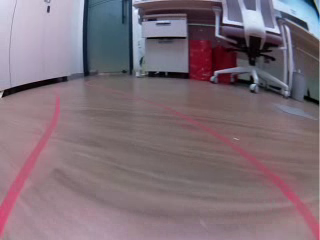
#> input picture frame 19 of car_video.avi, 320 x 240 px, given in place of the camera
$ python test_lane_detection_camera.py
#> lines starting #> are read from the running program, lines starting #| are printed output that depends on the picture; after the words box and inside, x2 and y2 are one past the last pixel; in counts of white or black regions, pixels touching at a corner belong together
### jd_opencv_lane_detect.py
import cv2
import numpy as np
import logging
import math
import datetime
import sys

show_image = False

# Black tape detector tuning for the 320x240 Pi camera image.  Ratios are
# used for geometry/area checks so the detector still behaves sensibly if a
# different resolution is delivered.
BLACK_VALUE_MAX = 110
ROI_TOP_RATIO = 0.5
MIN_COMPONENT_AREA_RATIO = 0.005
MAX_COMPONENT_AREA_RATIO = 0.14
MIN_COMPONENT_ELONGATION = 1.7
MIN_COMPONENT_THICKNESS_RATIO = 0.0125
MIN_VERTICAL_DIRECTION = 0.22
MIN_COMPONENT_BOTTOM_RATIO = 0.75
MIN_LANE_SEPARATION_RATIO = 0.12
EXPECTED_HALF_LANE_WIDTH_RATIO = 0.19


class JdOpencvLaneDetect(object):
    def __init__(self):
        self.curr_steering_angle = 90

    def get_lane(self, frame):
        show_image("orignal", frame)
        lane_lines, frame = detect_lane(frame)
        return lane_lines, frame

    # [18 lines left out: functions get_steering_angle, get_raw_steering_angle, not called in this run]

############################
# Frame processing steps
############################
def detect_lane(frame):
    logging.debug('detecting lane lines...')
    black_mask = detect_black_mask(frame)
    show_image('black mask', black_mask)

    cropped_mask = region_of_interest(black_mask)
    show_image('black mask cropped', cropped_mask)

    edges = cv2.Canny(cropped_mask, 100, 200)
    show_image('edges', edges)

    # The course is bounded by two thick black tape lines.  Treat each tape
    # strip as an elongated connected component instead of looking only at
    # its Hough edges.  This also handles a nearly vertical boundary, which
    # the old slope calculation discarded when x1 == x2.
    lane_lines = detect_lane_components(frame, cropped_mask)
    lane_lines_image = display_lines(frame, lane_lines)
    show_image("lane lines images", lane_lines_image)

    return lane_lines, lane_lines_image

def detect_black_mask(frame):
    """Return a binary mask for black tape candidates."""
    hsv = cv2.cvtColor(frame, cv2.COLOR_BGR2HSV)
    show_image("hsv", hsv)
    lower_black = np.array([0, 0, 0])
    upper_black = np.array([180, 255, BLACK_VALUE_MAX])
    mask = cv2.inRange(hsv, lower_black, upper_black)

    # Join small compression/motion-blur gaps without growing thin floor
    # seams enough to pass the component filters below.
    kernel = cv2.getStructuringElement(cv2.MORPH_RECT, (5, 3))
    return cv2.morphologyEx(mask, cv2.MORPH_CLOSE, kernel)


def detect_lane_components(frame, cropped_mask):
    """Fit up to two lane-boundary lines to elongated black components."""
    height, width = cropped_mask.shape
    roi_area = width * int(height * (1 - ROI_TOP_RATIO))
    min_area = max(20, int(roi_area * MIN_COMPONENT_AREA_RATIO))
    max_area = int(roi_area * MAX_COMPONENT_AREA_RATIO)

    count, labels, stats, _ = cv2.connectedComponentsWithStats(
        cropped_mask, connectivity=8
    )
    candidates = []

    for label in range(1, count):
        x, y, component_width, component_height, area = stats[label]
        if area < min_area or area > max_area:
            continue
        if y + component_height < height * MIN_COMPONENT_BOTTOM_RATIO:
            continue

        ys, xs = np.where(labels == label)
        points = np.column_stack((xs, ys)).astype(np.float32)
        rect_width, rect_height = cv2.minAreaRect(points)[1]
        short_side = max(min(rect_width, rect_height), 1.0)
        elongation = max(rect_width, rect_height) / short_side

        vx, vy, x0, y0 = cv2.fitLine(
            points, cv2.DIST_L2, 0, 0.01, 0.01
        ).flatten()
        if elongation < MIN_COMPONENT_ELONGATION:
            continue
        if short_side < width * MIN_COMPONENT_THICKNESS_RATIO:
            # Floor-board seams are dark and long too, but much thinner than
            # the tape even after the small closing operation above.
            continue
        if abs(vy) < MIN_VERTICAL_DIRECTION:
            # A nearly horizontal strip means the car is looking across the
            # track; returning no steering target is safer than driving on.
            continue

        bottom_x = x0 + (height - y0) * vx / vy
        lookahead_y = int(height * ROI_TOP_RATIO)
        lookahead_x = x0 + (lookahead_y - y0) * vx / vy
        if not (-width <= bottom_x <= 2 * width):
            continue
        if not (-width <= lookahead_x <= 2 * width):
            continue

        score = float(area * elongation * abs(vy))
        candidates.append((score, float(bottom_x), float(lookahead_x)))

    # Prefer the strongest components and avoid returning two fragments of
    # the same tape strip as the two lane boundaries.
    candidates.sort(reverse=True)
    selected = []
    min_separation = width * MIN_LANE_SEPARATION_RATIO
    for candidate in candidates:
        if all(
            abs(candidate[2] - previous[2]) >= min_separation
            for previous in selected
        ):
            selected.append(candidate)
        if len(selected) == 2:
            break

    lane_lines = []
    for _, bottom_x, lookahead_x in selected:
        bottom_x = max(-width, min(2 * width, int(round(bottom_x))))
        lookahead_x = max(-width, min(2 * width, int(round(lookahead_x))))
        lane_lines.append(
            [[bottom_x, height, lookahead_x, lookahead_y]]
        )

    lane_lines.sort(key=lambda line: line[0][2])
    return lane_lines


# [9 lines left out: function detect_edges, not called in this run]

def region_of_interest(canny):
    height, width = canny.shape
    mask = np.zeros_like(canny)

    # only focus bottom half of the screen

    polygon = np.array([[
        (0, height * ROI_TOP_RATIO),
        (width, height * ROI_TOP_RATIO),
        (width, height),
        (0, height),
    ]], np.int32)
    cv2.fillPoly(mask, polygon, 255)
    show_image("mask", mask)
    masked_image = cv2.bitwise_and(canny, mask)
    return masked_image

# [127 lines left out: functions detect_line_segments, average_slope_intercept, compute_steering_angle, stabilize_steering_angle, not called in this run]


"""
  Utility Functions
"""
def display_lines(frame, lines, line_color=(0, 255, 0), line_width=10):
    line_image = np.zeros_like(frame)
    if lines is not None:
        for line in lines:
            # np.array(...).flatten() normalizes both the (N,1,4) shape
            # (older OpenCV) and the (N,4) shape (OpenCV 5.x).
            x1, y1, x2, y2 = np.array(line).flatten()
            cv2.line(line_image, (int(x1), int(y1)), (int(x2), int(y2)), line_color, line_width)
    line_image = cv2.addWeighted(frame, 0.8, line_image, 1, 1)
    return line_image


# [22 lines left out: function display_heading_line, not called in this run]


def length_of_line_segment(line):
    x1, y1, x2, y2 = line
    return math.sqrt((x2 - x1) ** 2 + (y2 - y1) ** 2)


def show_image(title, frame, show=show_image):
    if show:
        cv2.imshow(title, frame)


# [10 lines left out: function make_points, not called in this run]

### jd_camera_compat.py
"""Camera compatibility helpers for Raspberry Pi OS Bookworm."""

import os
import shutil
import sys


LIBCAMERA_PRELOAD_NAME = 'v4l2-compat.so'
LIBCAMERA_MARKER = 'DEEPTHINKCAR_LIBCAMERIFY_ACTIVE'


def is_libcamera_compat_active(environ=None):
    environ = os.environ if environ is None else environ
    preload = environ.get('LD_PRELOAD', '')
    return (
        environ.get(LIBCAMERA_MARKER) == '1'
        or LIBCAMERA_PRELOAD_NAME in preload
    )


def ensure_libcamerify(
    script_path,
    argv=None,
    environ=None,
    which_fn=shutil.which,
    exec_fn=os.execvpe,
    python_executable=None,
):
    """Re-exec a camera script through libcamerify when it is available."""
    environ = os.environ if environ is None else environ
    if is_libcamera_compat_active(environ):
        return False

    wrapper = which_fn('libcamerify')
    if wrapper is None:
        return False

    child_env = dict(environ)
    child_env[LIBCAMERA_MARKER] = '1'
    command = [
        wrapper,
        python_executable or sys.executable,
        os.path.abspath(script_path),
        *(sys.argv[1:] if argv is None else argv),
    ]
    exec_fn(wrapper, command, child_env)
    return True

### test_code/test_lane_detection_camera.py
import argparse
from pathlib import Path
import sys
import time

import cv2
import numpy as np

sys.path.insert(0, str(Path(__file__).resolve().parents[1]))

from jd_camera_compat import ensure_libcamerify
from jd_opencv_lane_detect import JdOpencvLaneDetect, detect_black_mask


CAMERA_WIDTH = 320
CAMERA_HEIGHT = 240


def read_frame(camera):
    ok, frame = camera.read()
    if ok and frame is not None and frame.shape[1] > CAMERA_WIDTH:
        frame = frame[:, :CAMERA_WIDTH]
    return ok, frame


def make_diagnostic_view(frame, mask, lane_image, lane_count):
    mask_bgr = cv2.cvtColor(mask, cv2.COLOR_GRAY2BGR)
    cv2.putText(
        lane_image,
        'lane boundaries: %d' % lane_count,
        (8, 22),
        cv2.FONT_HERSHEY_SIMPLEX,
        0.55,
        (0, 255, 0) if lane_count else (0, 0, 255),
        2,
    )
    return np.hstack((frame, mask_bgr, lane_image))


def main():
    parser = argparse.ArgumentParser(
        description='Preview lane detection without importing or driving motors.'
    )
    parser.add_argument('--camera', type=int, default=0)
    parser.add_argument('--frames', type=int, default=0,
                        help='Stop after N valid frames; 0 runs until q is pressed.')
    parser.add_argument('--headless', action='store_true')
    args = parser.parse_args()

    ensure_libcamerify(__file__, sys.argv[1:])

    camera = cv2.VideoCapture(args.camera)
    camera.set(cv2.CAP_PROP_FRAME_WIDTH, CAMERA_WIDTH)
    camera.set(cv2.CAP_PROP_FRAME_HEIGHT, CAMERA_HEIGHT)
    time.sleep(2)

    detector = JdOpencvLaneDetect()
    valid_frames = 0
    detected_frames = 0
    startup_deadline = time.monotonic() + 10.0
    last_frame_time = None

    try:
        while args.frames == 0 or valid_frames < args.frames:
            ok, frame = read_frame(camera)
#> in read_frame, frame is the input picture: shape (240, 320, 3); mean B, G, R 120.3, 110.9, 126.9
#> ok = True
            if not ok or frame is None:
                now = time.monotonic()
                if valid_frames == 0 and now >= startup_deadline:
                    break
                if last_frame_time is not None and now - last_frame_time >= 2.0:
                    break
                time.sleep(0.05)
                continue

            last_frame_time = time.monotonic()
            lanes, lane_image = detector.get_lane(frame)
#> in detect_black_mask, `hsv = cv2.cvtColor(frame, cv2.COLOR_BGR2HSV)`: hsv: shape (240, 320, 3); mean H, S, V 128.4, 50.9, 133.4
#> in detect_black_mask, `mask = cv2.inRange(hsv, lower_black, upper_black)`:
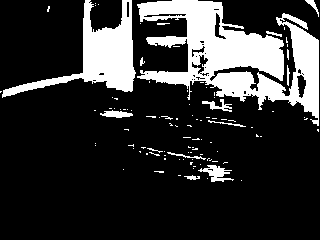
#> mask: shape (240, 320); 20% white; 101 white regions (87 under 20 px), largest, box (x1, y1, x2, y2) and area: (137, 0, 319, 126) 10132, (2, 0, 136, 98) 3890, (198, 165, 234, 182) 276
#> in detect_black_mask, `return cv2.morphologyEx(mask, cv2.MORPH_CLOSE, kernel)`: returned value: shape (240, 320); 22.1% white; 43 white regions (32 under 20 px), largest, box (x1, y1, x2, y2) and area: (0, 0, 320, 126) 15654, (198, 165, 234, 182) 318, (100, 108, 133, 118) 220
#> in region_of_interest, `cv2.fillPoly(mask, polygon, 255)`:
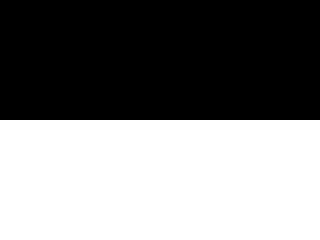
#> mask: shape (240, 320); 50% white; 1 white region, box (x1, y1, x2, y2) and area: (0, 120, 320, 240) 38400
#> in region_of_interest, `masked_image = cv2.bitwise_and(canny, mask)`: masked_image: shape (240, 320); 1.1% white; 29 white regions (23 under 20 px), largest, box (x1, y1, x2, y2) and area: (198, 165, 234, 182) 318, (167, 152, 218, 165) 130, (208, 120, 246, 127) 111, (141, 147, 166, 160) 95, (184, 175, 200, 180) 49, (312, 120, 320, 126) 36
#> in detect_lane, `edges = cv2.Canny(cropped_mask, 100, 200)`:
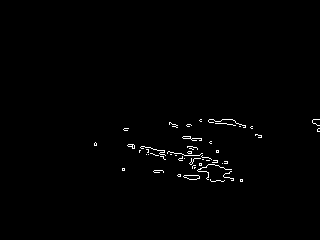
#> edges: shape (240, 320); 0.83% white in thin lines or dots, all inside (x1, y1, x2, y2) = (94, 119, 320, 182)
#> in detect_lane_components, `count, labels, stats, _ = cv2.connectedComponentsWithStats( cropped_ma..`: labels: shape (240, 320) int32; 30 distinct labels, from 0 to 29
#> in detect_lane_components, `count, labels, stats, _ = cv2.connectedComponentsWithStats( cropped_ma..`: count = 30; stats = 30 rows, first 6: [0, 0, 320, 240, 75923], [200, 120, 2, 1, 2], [208, 120, 38, 7, 111], [312, 120, 8, 6, 36], [169, 123, 9, 4, 12], [187, 125, 5, 2, 6]
#> the loop in detect_lane_components, `for label in range(1, count):` made 29 passes
#> (x, y, component_width, component_height, area) on passes 2, 3, 15, 19, 28: (208, 120, 38, 7, 111), (312, 120, 8, 6, 36), (141, 147, 25, 13, 95), (167, 152, 51, 13, 130), (184, 175, 16, 5, 49)
#> (x, y, component_width, component_height, area, rect_width, rect_height, short_side) on pass 23: (198, 165, 36, 17, 318, 16, 35, 16)
#> after the loop in detect_lane_components, `for label in range(1, count):`: candidates = [(187.7, 455.9, 27.69)]
#> the loop in detect_lane_components, `for candidate in candidates:` made 1 pass
#> the loop in detect_lane_components, `for _, bottom_x, lookahead_x in selected:` made 1 pass
#> (bottom_x, lookahead_x) on pass 1: (456, 28)
#> after the loop in detect_lane_components, `for _, bottom_x, lookahead_x in selected:`: lane_lines = [[[456, 240, 28, 120]]]
#> the loop in display_lines, `for line in lines:` made 1 pass
#> after the loop in display_lines, `for line in lines:`:
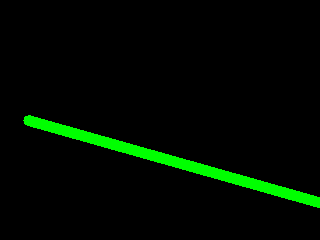
#> line_image: shape (240, 320, 3); mean of channels 0, 1, 2 0, 11, 0; drawn as B, G, R
#> in display_lines, `line_image = cv2.addWeighted(frame, 0.8, line_image, 1, 1)`:
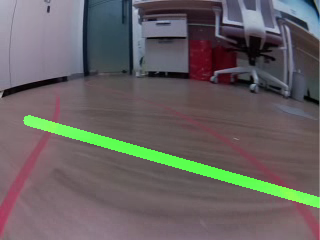
#> line_image: shape (240, 320, 3); mean B, G, R 97.3, 97, 102.5
#> lanes = [[[456, 240, 28, 120]]]
            mask = detect_black_mask(frame)
            valid_frames += 1
            detected_frames += bool(lanes)
#> detected_frames = 1

            if not args.headless:
                view = make_diagnostic_view(frame, mask, lane_image, len(lanes))
#> in make_diagnostic_view, `cv2.putText( lane_image, 'lane boundaries: %d' % lane_count, (8, 22), ..`:
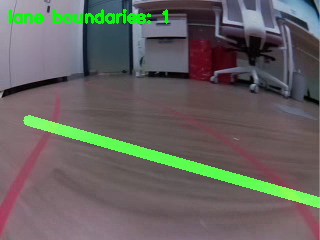
#> lane_image: shape (240, 320, 3); 1.35% of pixels changed, all inside (x1, y1, x2, y2) = (9, 9, 168, 24)
#> in make_diagnostic_view, `return np.hstack((frame, mask_bgr, lane_image))`:
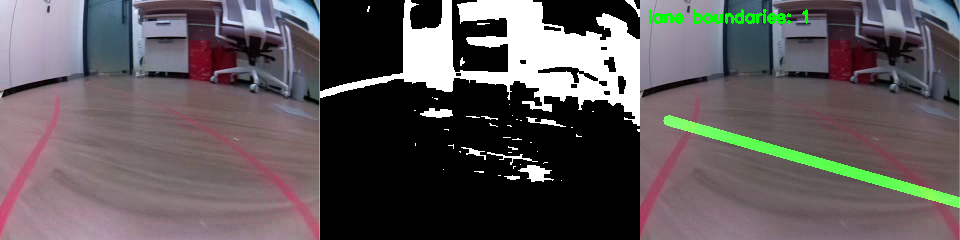
#> returned value: shape (240, 960, 3); mean of channels 0, 1, 2 90.7, 88.7, 94.8; drawn as B, G, R
                cv2.imshow('raw | black mask | detected lanes (q: quit)', view)
                if cv2.waitKey(1) & 0xFF == ord('q'):
#> (key q is pressed here)
                    break
    finally:
        camera.release()
        cv2.destroyAllWindows()

    print('valid_frames=%d detected_frames=%d' % (valid_frames, detected_frames))
#| valid_frames=1 detected_frames=1
    if not valid_frames:
        print('camera returned no frames; check the ribbon cable and libcamera')
    return 0 if valid_frames else 1


if __name__ == '__main__':
    raise SystemExit(main())
#> (the program exits here)

$ run again, starting later in the video
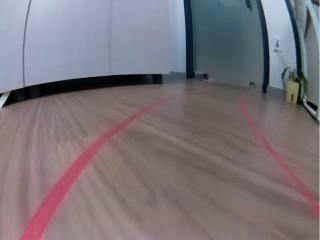
#> input picture frame 85 of car_video.avi, 320 x 240 px, given in place of the camera
#> in read_frame, frame is the input picture: shape (240, 320, 3); mean B, G, R 121.2, 115.2, 123.4
#> ok = True
#> hsv: shape (240, 320, 3); mean H, S, V 81.4, 50.8, 134.1
#> masked_image: shape (240, 320); 3.5% white; 16 white regions (9 under 20 px), largest, box (x1, y1, x2, y2) and area: (166, 120, 250, 166) 1519, (170, 146, 246, 186) 681, (256, 192, 290, 206) 227
#> edges: shape (240, 320); 1.2% white in thin lines or dots, all inside (x1, y1, x2, y2) = (129, 119, 320, 240)
#> in detect_lane_components, `count, labels, stats, _ = cv2.connectedComponentsWithStats( cropped_ma..`:
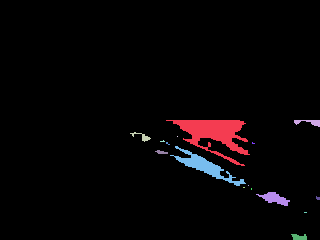
#> labels: shape (240, 320) int32; 17 distinct labels, from 0 to 16; one colour per label, 0 black
#> count = 17; stats = 17 rows, first 6: [0, 0, 320, 240, 74074], [166, 120, 84, 46, 1519], [294, 120, 26, 7, 92], [130, 132, 21, 10, 63], [177, 136, 1, 1, 1], [160, 140, 5, 2, 6]
#> the loop in detect_lane_components, `for label in range(1, count):` made 16 passes
#> (x, y, component_width, component_height, area) on passes 1, 2, 3, 9, 16: (166, 120, 84, 46, 1519), (294, 120, 26, 7, 92), (130, 132, 21, 10, 63), (155, 150, 13, 4, 33), (291, 234, 16, 6, 74)
#> after the loop in detect_lane_components, `for label in range(1, count):`: candidates = [(1611.4, 360.1, 108.1), (185, 424.3, -5.78)]
#> the loop in detect_lane_components, `for candidate in candidates:` made 2 passes
#> the loop in detect_lane_components, `for _, bottom_x, lookahead_x in selected:` made 2 passes
#> (bottom_x, lookahead_x) on passes 1 to 2: (360, 108), (424, -6)
#> after the loop in detect_lane_components, `for _, bottom_x, lookahead_x in selected:`: lane_lines = [[[360, 240, 108, 120]], [[424, 240, -6, 120]]]
#> in detect_lane, `lane_lines = detect_lane_components(frame, cropped_mask)`: lane_lines = [[[424, 240, -6, 120]], [[360, 240, 108, 120]]]
#> the loop in display_lines, `for line in lines:` made 2 passes
#> detected_frames = 1
#> mask_bgr: shape (240, 320, 3); 21.2% white; 19 white regions (12 under 20 px), largest, box (x1, y1, x2, y2) and area: (0, 0, 320, 166) 15099, (170, 146, 246, 186) 681, (256, 192, 290, 206) 227
#> lane_image: shape (240, 320, 3); mean B, G, R 95.8, 107.4, 97.9
#> in make_diagnostic_view, `return np.hstack((frame, mask_bgr, lane_image))`:
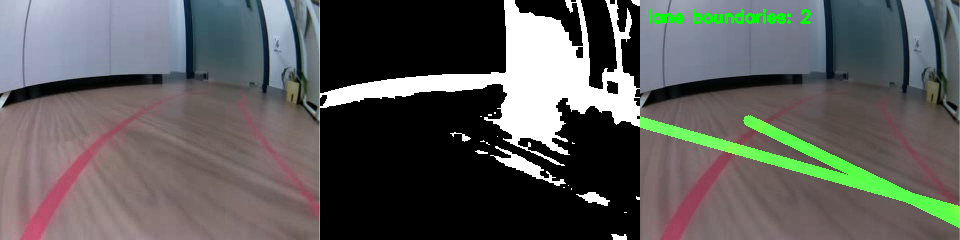
#> returned value: shape (240, 960, 3); mean of channels 0, 1, 2 90.3, 92.2, 91.8; drawn as B, G, R
#| valid_frames=1 detected_frames=1

$ run again, starting later in the video
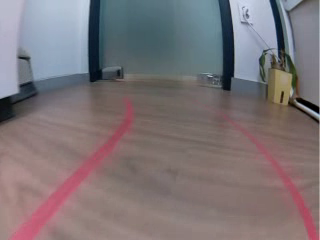
#> input picture frame 152 of car_video.avi, 320 x 240 px, given in place of the camera
#> in read_frame, frame is the input picture: shape (240, 320, 3); mean B, G, R 118.8, 115.6, 124.8
#> ok = True
#> hsv: shape (240, 320, 3); mean H, S, V 62, 52, 134.5
#> in detect_black_mask, `mask = cv2.inRange(hsv, lower_black, upper_black)`:
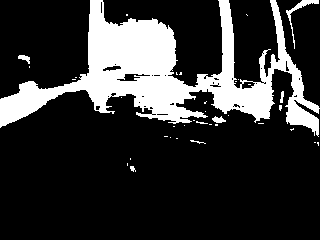
#> mask: shape (240, 320); 20.1% white; 37 white regions (30 under 20 px), largest, box (x1, y1, x2, y2) and area: (0, 0, 320, 137) 14951, (286, 0, 319, 49) 203, (212, 116, 226, 123) 62
#> masked_image: shape (240, 320); 0.78% white; 14 white regions (7 under 20 px), largest, box (x1, y1, x2, y2) and area: (286, 120, 320, 137) 266, (163, 120, 208, 127) 112, (0, 120, 17, 128) 69
#> edges: shape (240, 320); 0.46% white in thin lines or dots, all inside (x1, y1, x2, y2) = (0, 119, 320, 172)
#> labels: shape (240, 320) int32; 15 distinct labels, from 0 to 14
#> count = 15; stats = 15 rows, first 6: [0, 0, 320, 240, 76200], [0, 120, 17, 8, 69], [163, 120, 45, 7, 112], [209, 120, 17, 6, 49], [254, 120, 10, 4, 22], [286, 120, 34, 17, 266]
#> the loop in detect_lane_components, `for label in range(1, count):` made 14 passes
#> after the loop in detect_lane_components, `for label in range(1, count):`: candidates = []
#> detected_frames = 0
#> mask_bgr: shape (240, 320, 3); 21.1% white; 18 white regions (12 under 20 px), largest, box (x1, y1, x2, y2) and area: (0, 0, 320, 137) 15786, (286, 0, 320, 49) 214, (209, 116, 226, 126) 82, (18, 55, 30, 68) 63, (190, 140, 206, 144) 26, (130, 166, 136, 172) 25
#> lane_image: shape (240, 320, 3); mean B, G, R 94.3, 91.9, 103
#> in make_diagnostic_view, `return np.hstack((frame, mask_bgr, lane_image))`:
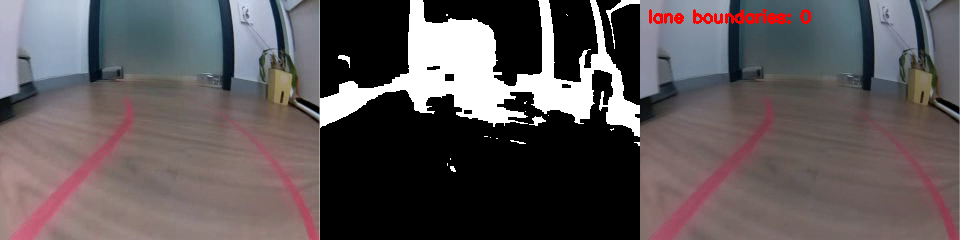
#> returned value: shape (240, 960, 3); mean of channels 0, 1, 2 89, 87.2, 93.9; drawn as B, G, R
#| valid_frames=1 detected_frames=0
